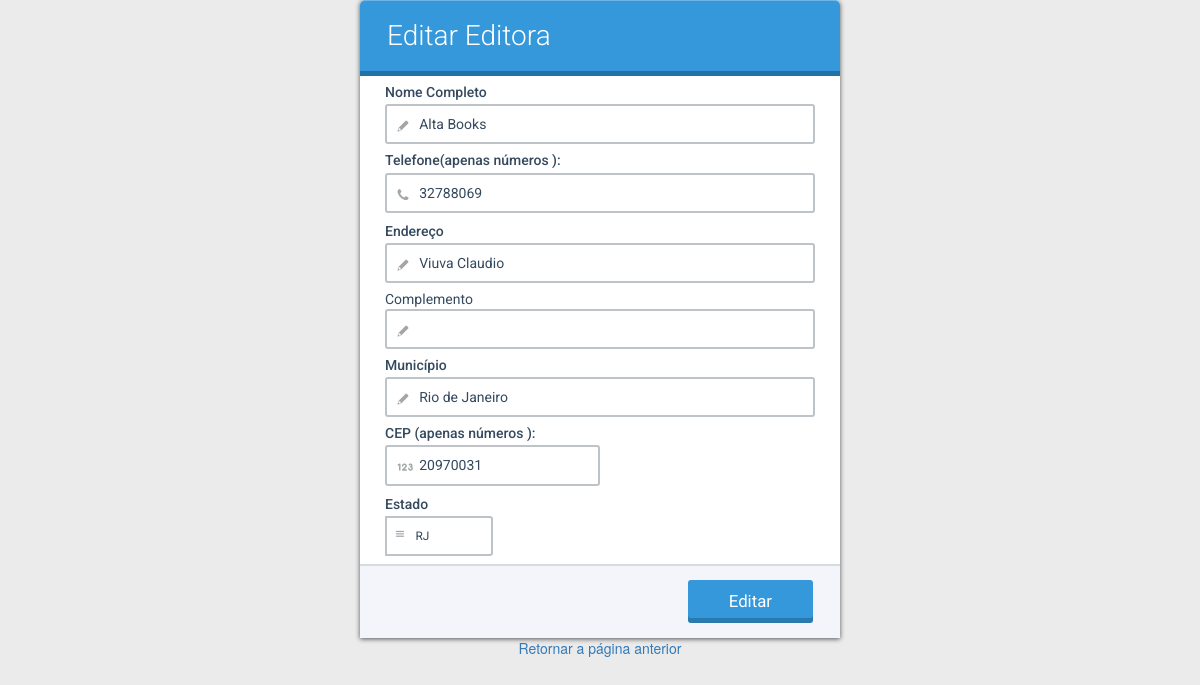
The page /btn_editar_editora.php?id=1 (signed in) on the database its author committed.
### tables this page shows
CREATE TABLE IF NOT EXISTS `editoras` (
  `cod_editora` int(11) NOT NULL AUTO_INCREMENT,
  `nome_editora` varchar(200) NOT NULL,
  `telefone_editora` int(9) NOT NULL,
  `endereco_editora` varchar(200) NOT NULL,
  `complemento_editora` varchar(200),
  `cep_editora` int(8) NOT NULL,
  `municipio_editora` varchar(200) NOT NULL,
  `estado_editora` varchar(2) NOT NULL,
  PRIMARY KEY (`cod_editora`)
);

### btn_editar_editora.php (the view, shortened to what this page needs)
<?php
	include_once("conexao.php");
	$id= $_GET["id"];
	$result_usuario = "select * from editoras where cod_editora ='$id'";
	$resultado_usuario = mysqli_query($conn, $result_usuario);
	$resultado = mysqli_fetch_assoc($resultado_usuario);
?>
<!DOCTYPE html>
<html>
<head>
	<link href="css/bootstrap.css" rel="stylesheet">
</head>
<body class="blurBg-false" style="background-color:#EBEBEB">
<link rel="stylesheet" href="formoid_files/formoid1/formoid-solid-blue.css" type="text/css" />
<form class="formoid-solid-blue" action="editar_editora.php" style="background-color:#FFFFFF;font-size:14px;font-family:'Roboto',Arial,Helvetica,sans-serif;color:#34495E;max-width:480px;min-width:150px" method="post"><div class="title"><h2>Editar Editora</h2></div>
	<div class="element-input"><label class="title"><span class="required">Nome Completo</span></label><div class="item-cont"><input class="large" type="text" name="nome" required="required" placeholder="" value="<?php printf("%s",$resultado['nome_editora']);?>"/><span class="icon-place"></span></div></div>
	<div class="element-phone"><label class="title">Telefone(apenas números ):</label><div class="item-cont"><input class="large" type="tel"  maxlength="9" minlength="8"name="telefone" id="celular" placeholder="" value="<?php printf("%s",$resultado['telefone_editora']);?>" required/></div></div>
	<div class="element-input"><label class="title"><span class="required">Endereço</span></label><div class="item-cont"><input class="large" type="text" name="endereco" required="required" placeholder="" value="<?php printf("%s",$resultado['endereco_editora']);?>"/><span class="icon-place"></span></div></div>
	<div class="element-input"><label class="title"></label>Complemento<div class="item-cont"><input class="large" type="text" name="complemento" placeholder="" value="<?php printf("%s",$resultado['complemento_editora']);?>"/><span class="icon-place"></span></div></div>
	<div class="element-input"><label class="title"><span class="required">Município</span></label><div class="item-cont"><input class="large" type="text" name="municipio" required="required" placeholder="" value="<?php printf("%s",$resultado['municipio_editora']);?>"/><span class="icon-place"></span></div></div>
	<div class="element-number"><label class="title"><span class="required">CEP (apenas números ):</span></label><div class="item-cont"><input class="medium" type="text" minlength="8" maxlength="8" name="cep" required="required" placeholder="" value="<?php printf("%s",$resultado['cep_editora']);?>"/></div></div>
	<div class="element-select"><label class="title"><span class="required">Estado</span></label><div class="item-cont"><div class="small"><span><select name="estado" required="required" >
		<option value="<?php printf("%s",$resultado['estado_editora']);?>"><?php printf("%s",$resultado['estado_editora']);?></option>
	</select><i></i><span class="icon-place"></span></span></div></div></div>
<div class="submit"><input type="submit" value="Editar"/></div>
</form><p class="frmd"><a href="http://formoid.com/v29.php">online form</a> Formoid.com 2.9</p><script type="text/javascript" src="formoid_files/formoid1/formoid-solid-blue.js"></script>
<div id="button">
	<p class="text-center"><a class="text-center" href="editora.php">Retornar a página anterior</a> </p>
</div>
</body>
</html>

### formoid_files/formoid1/formoid-solid-blue.css (style rules this page uses)
html { height: 100%; }
.formoid-solid-blue { margin:0 auto; }
.formoid-solid-blue>div, .formoid-solid-blue>.title { margin: 8px; }
.formoid-solid-blue .large { width: 100%; *width: 94%; }
.formoid-solid-blue .medium { width: 50%; *width: 47%; }
.formoid-solid-blue .small { width: 25%; *width: 23%; }
.formoid-solid-blue { font-size: 1em; line-height: 1.231; border-radius: 5px 5px 0 0; box-shadow: 0 1px 5px rgba(0, 0, 0, 0.65); }
.formoid-solid-blue label.title { font-size: 1em; font-weight: 500; width: auto; }
.formoid-solid-blue input[type=submit] { outline: none; font-size: 1.2em; }
.formoid-solid-blue>div { position: relative; margin-left: 25px; margin-right: 25px; }
.formoid-solid-blue h2 { margin: 0.2em 0; font-size: 2em; font-weight: 300; color: #fff; }
.formoid-solid-blue label { display: block; margin-bottom: 3px; clear: both; }
.formoid-solid-blue div, .formoid-solid-blue span, .formoid-solid-blue label, .formoid-solid-blue input, .formoid-solid-blue textarea, .formoid-solid-blue select, .formoid-solid-blue button, .formoid-solid-blue ul, .formoid-solid-blue li, .formoid-solid-blue a { font-family: inherit; color: inherit; }
.formoid-solid-blue div.submit, .formoid-solid-blue div.title { margin: 0; padding-top: 1em; padding-bottom: 1em; }
.formoid-solid-blue div.submit { vertical-align: middle; text-align: right; border-top: 2px solid #d6dbdf; background-color: #F3F5FA; }
.formoid-solid-blue div.title { border-radius: 5px 5px 0 0; }
.formoid-solid-blue div.title h2 { margin-left: 27px; }
.formoid-solid-blue input[type=button], .formoid-solid-blue input[type=submit] { display: inline-block; padding: 4px 12px; margin-bottom: 1px; color: #fff; text-align: left; vertical-align: middle; cursor: pointer; background: #fff; -webkit-appearance: none; -moz-appearance: none; appearance: normal; border: 2px solid #bdc3c7; -webkit-transition: all 0.25s ease-in-out; transition: all 0.25s ease-in-out; border-radius:3px; box-shadow: inset 0 -0.3em 0 rgba(0, 0, 0, 0.2); }
.formoid-solid-blue input[type=submit] { text-align: center; opacity: 1; color: #ffffff; border: none; right: 20px; margin-right: 27px; padding: 11px 41px; }
.formoid-solid-blue input[type=text], .formoid-solid-blue input[type=password], .formoid-solid-blue input[type=email], .formoid-solid-blue input[type=url], .formoid-solid-blue input[type=date], .formoid-solid-blue input[type=number], .formoid-solid-blue input[type=tel], .formoid-solid-blue textarea, .formoid-solid-blue .element-file .file_text, .formoid-solid-blue select { border-style: solid; border-width: 2px; border-color: #bdc3c7; -webkit-transition: border-color 0.5s ease-in-out; transition: border-color 0.5s ease-in-out; border-radius:3px; padding: 10px 10px 9px 2.3em; outline:none; -o-box-sizing: border-box; box-sizing: border-box; -webkit-appearance: none; -moz-appearance: none; appearance: normal; font-size: 1em; }
.formoid-solid-blue .item-cont, .formoid-solid-blue .element-address .country, .formoid-solid-blue .element-name .nameFirst, .formoid-solid-blue .element-name .nameLast, .formoid-solid-blue .element-address .addr1, .formoid-solid-blue .element-address .addr2, .formoid-solid-blue .element-address .city, .formoid-solid-blue .element-address .state, .formoid-solid-blue .element-address .zip { position: relative; }
.formoid-solid-blue div.title { background-color: #3498DB; border-top: 1px solid #70B6E5; border-bottom: 5px solid #2372A7; }
.formoid-solid-blue input[type=submit] { background-color: #3498DB; }
.formoid-solid-blue > .submit, .formoid-solid-blue > .title { background-color: #bcc3ca; }
.formoid-solid-blue > .submit { background-color: #edeff1; border-top: 2px solid #d6dbdf; }

### rows shown on the page
editoras: nome "Alta Books", telefone "32788069", endereco "Viuva Claudio", municipio "Rio de Janeiro", cep "20970031"
